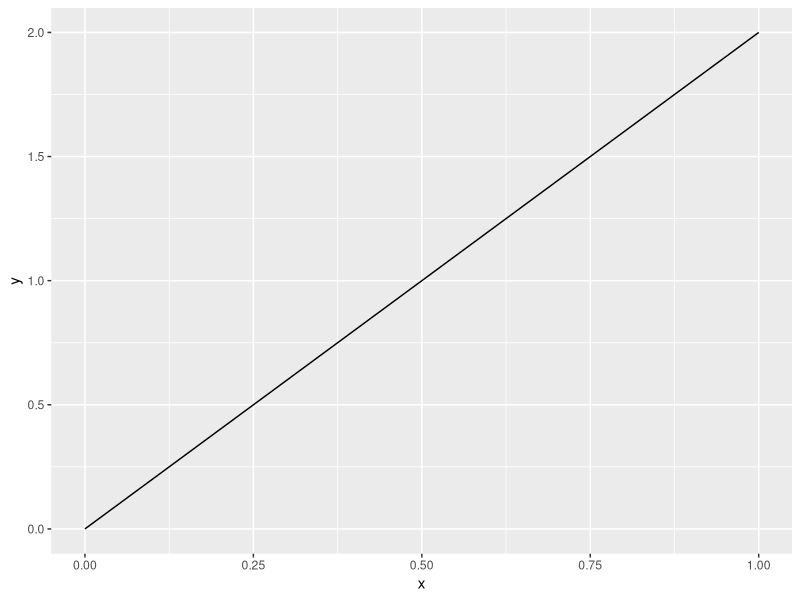
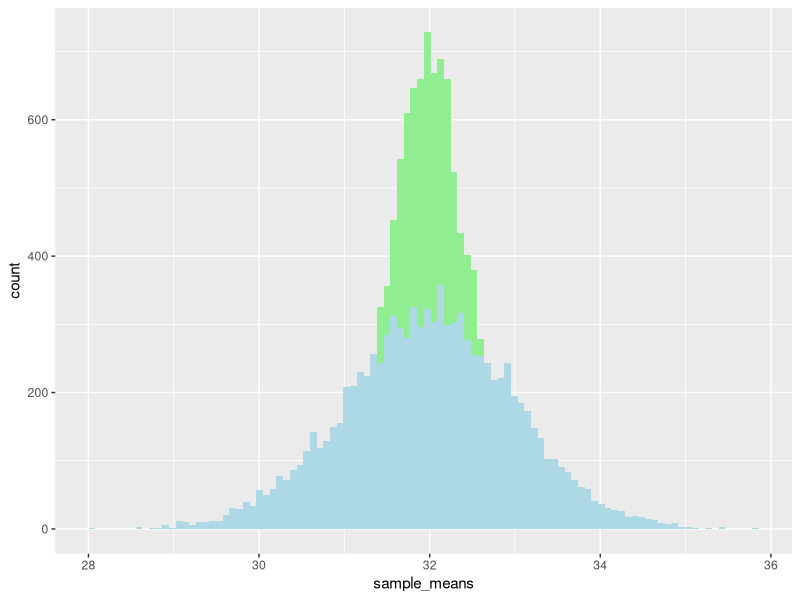

Recreate these plots in R, in order.
## ---- chunk 1
library(tidyverse)
knitr::opts_chunk$set(echo = TRUE)
library(kableExtra)
## ---- chunk 2
tibble(
    x = seq(0, 1, 0.1),
    y = 2*x
) %>%
    ggplot(aes(x,y)) +
    geom_line()
## ---- chunk 3
.5 * 1 * 2
## ---- chunk 4
.5 * .75 * 1.5
## ---- chunk 5
pbeta(.75, 2, 1)
## ---- chunk 6
qbeta(.5, 2, 1)
## ---- chunk 7
(.997 * .001) / ((.997 * .001) + (.015 * .999))
## ---- chunk 8
# Sample from a population
population <- rnorm(10000, mean = 32)
mean(population)

# Sample means
sample_means <- map_dbl(1:10000, ~mean(sample(population, size = 5, replace = F)))
mean(sample_means)

# Graph the histograms
ggplot() +
    geom_histogram(aes(x = sample_means), bins = 100, fill= 'lightgreen') +
    geom_histogram(aes(x = population), bins = 100, fill = 'lightblue')

# We can do it d
